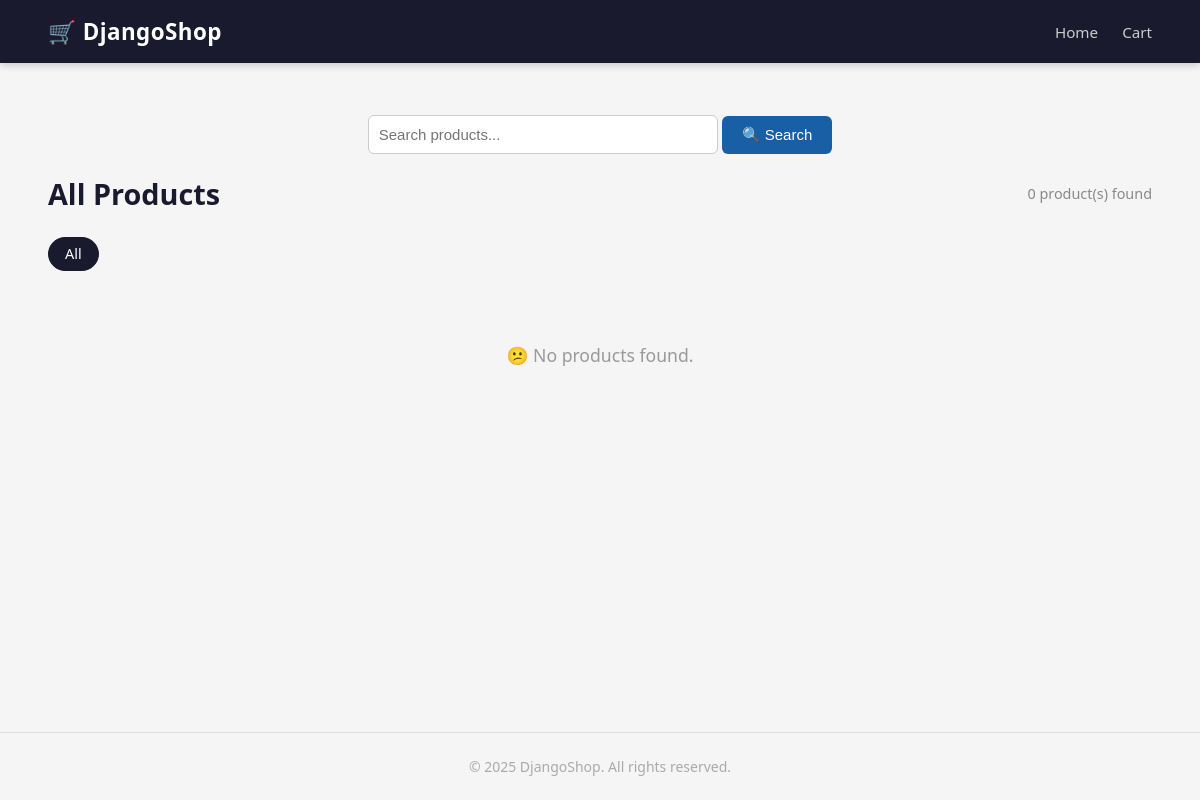
The app's page /, older data.
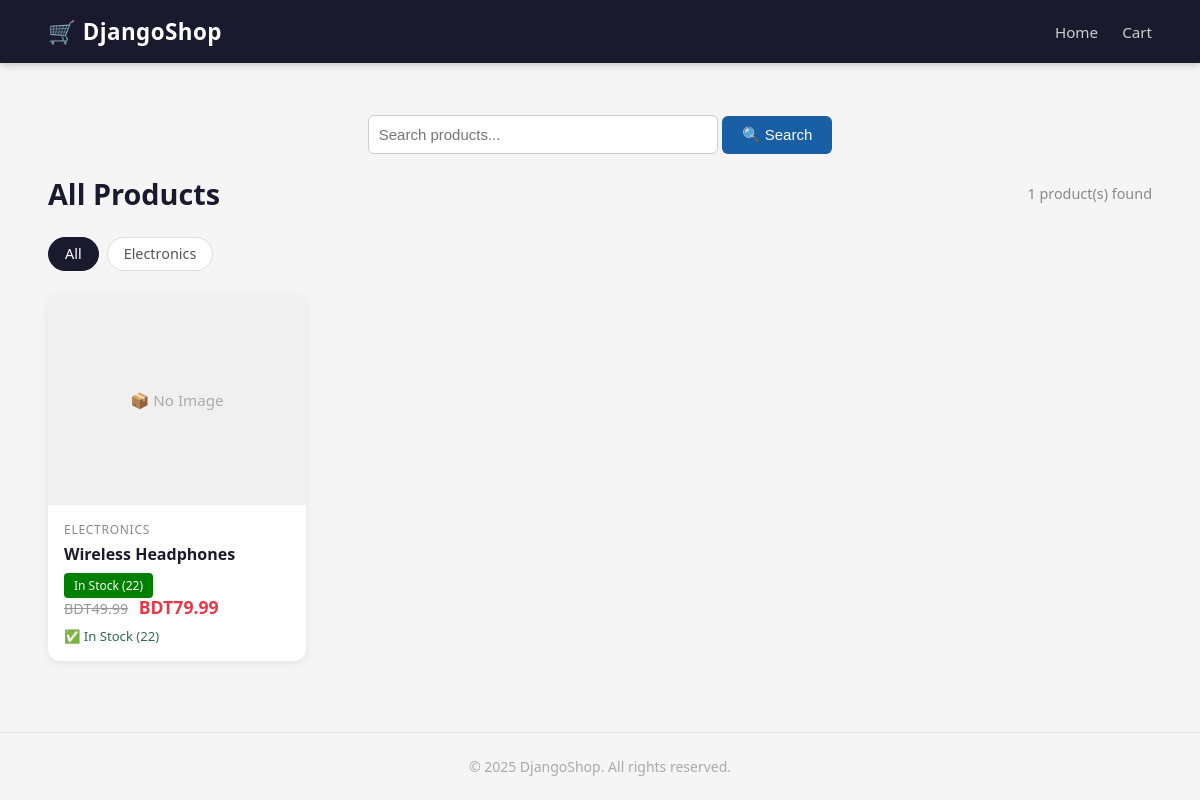
The same page, newer data.
### store/models.py (models this page shows, shortened)
class BaseModel(models.Model):
    id = models.UUIDField(primary_key=True, default=uuid.uuid4, editable=False)
    created_at = models.DateTimeField(auto_now_add=True)
    updated_at = models.DateTimeField(auto_now=True)
    class Meta:
        abstract = True

class Category(BaseModel):
    name = models.CharField(max_length=200, unique=True)
    slug = models.SlugField(max_length=200, unique=True)
    image = models.ImageField(upload_to='categories/', blank=True, null=True)
    class Meta:
        verbose_name_plural = 'Categories'
        ordering = ['name']

class Product(BaseModel):
    category = models.ForeignKey(
        Category,
        on_delete=models.CASCADE,
        related_name='products'
    )
    name = models.CharField(max_length=255)
    slug = models.SlugField(max_length=255, unique=True)
    description = models.TextField(blank=True)
    base_price = models.DecimalField(
        max_digits=10,
        decimal_places=2,
        help_text="Standard product price"
    )
    premium_price = models.DecimalField(
        max_digits=10,
        decimal_places=2,
        blank=True,
        null=True,
        help_text="Price when variant (color/size) is selected"
    )
    stock = models.PositiveIntegerField(default=0)
    is_available = models.BooleanField(default=True)
    colors = models.ManyToManyField(ProductColor, blank=True)
    sizes = models.ManyToManyField(ProductSize,  blank=True)
    class Meta:
        ordering = ['-created_at']

### store/views.py (the view)
def index(request):
    products   = Product.objects.filter(is_available=True)
    categories = Category.objects.all()
    category_slug = request.GET.get('category')
    search_query  = request.GET.get('search', '')
    active_category = None
    if category_slug:
        active_category = get_object_or_404(Category, slug=category_slug)
        products = products.filter(category=active_category)
    if search_query:
        products = products.filter(name__icontains=search_query)
    for product in products:
        if product.stock <= 0:
            product.is_available = False
            product.save()
    context = {
        'products':        products,
        'categories':      categories,
        'active_category': active_category,
        'search_query':    search_query,
    }
    return render(request, 'store/index.html', context)

### cart/cart.py (called while the page is built)
    def get_item_count(self):
        return sum(item['quantity'] for item in self.cart.values())

### cart/context_processors.py (called while the page is built)
def cart_context(request):
    cart = Cart(request)
    return {
        'cart':       cart,
        'cart_count': cart.get_item_count(),
    }

### store/context_processors.py (called while the page is built)
def cart_item_count(request):
    cart = request.session.get('cart', {})
    count = sum(item['quantity'] for item in cart.values())
    return {'cart_item_count': count}

### templates/store/index.html (shortened to what this page needs)
{% extends 'base.html' %}
{% block content %}
<div style="text-align:center; margin:20px auto; max-width:500px; position:relative;">
  <form method="GET" action="/">
    <input type="text" name="search" id="search-input"
      value="{{ search_query }}"
      placeholder="Search products..."
      autocomplete="off"
      style="width:70%; padding:10px; font-size:15px; border:1px solid #ccc; border-radius:6px;">
    <button type="submit"
      style="padding:10px 20px; background:#185FA5; color:white; border:none; border-radius:6px; font-size:15px; cursor:pointer;">
      🔍 Search
    </button>
  </form>
</div>
<div class="page-header">
    <h1>
        {% if active_category %}
            {{ active_category.name }}
        {% else %}
            All Products
        {% endif %}
    </h1>
    <p class="product-count">{{ products.count }} product(s) found</p>
</div>
<div class="category-bar">
    <a href="/"
       class="category-chip {% if not active_category %}active{% endif %}">
        All
    </a>
    {% for cat in categories %}
        <a href="/?category={{ cat.slug }}"
           class="category-chip {% if active_category.slug == cat.slug %}active{% endif %}">
            {{ cat.name }}
        </a>
    {% endfor %}
</div>
<div class="product-grid">
    {% for product in products %}
        <a href="{% url 'product_detail' product.slug %}" class="product-card">
            {% with product.images.first as img %}
                {% if img %}
                    <img src="{{ img.image.url }}" alt="{{ product.name }}">
                {% else %}
                    <div class="no-image">📦 No Image</div>
                {% endif %}
            {% endwith %}
            <div class="card-body">
                <p class="category-tag">{{ product.category.name }}</p>
                <h3 class="product-title">{{ product.name }}</h3>
                {% if product.stock <= 0 %}
  <span style="background:red; color:white; padding:4px 10px; border-radius:4px; font-size:12px;">
    Out of Stock
  </span>
{% else %}
  <span style="background:green; color:white; padding:4px 10px; border-radius:4px; font-size:12px;">
    In Stock ({{ product.stock }})
  </span>
{% endif %}
                <div class="price-area">
                    {% if product.premium_price %}
                        <span class="old-price">BDT{{ product.base_price }}</span>
                        <span class="price">BDT{{ product.premium_price }}</span>
                    {% else %}
                        <span class="price">BDT{{ product.base_price }}</span>
                    {% endif %}
                </div>
                <p class="stock-badge {% if product.stock > 0 %}in-stock{% else %}out-stock{% endif %}">
                    {% if product.stock > 0 %}
                        ✅ In Stock ({{ product.stock }})
                    {% else %}
                        ❌ Out of Stock
                    {% endif %}
                </p>
            </div>
        </a>
    {% empty %}
        <div class="empty-state">
            <p>😕 No products found.</p>
        </div>
    {% endfor %}
</div>
{% endblock %}

Row changes from the older to the newer data that the page shows:
added Category: name "Electronics"
added Product: category.name "ELECTRONICS", name "Wireless Headphones", stock "22", base_price "49.99", premium_price "79.99"
Text that changed along with them:
{{ products.count }}: "0" → "1"
text no longer shown: "😕 No products found."
